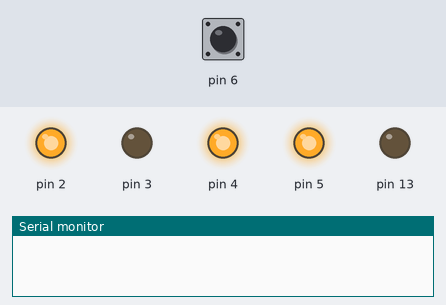
This sketch was run on a simulated Arduino Mega 2560, built with avr-gcc and run on an emulated ATmega2560. Shown: output pins drawn as LEDs (lit = HIGH), the last lines printed to the serial monitor. Inputs (shaded band) come from the test bench; at power-on: pin 6 LOW. The audio player accepts every command and is not drawn.

Above: at 1.7 s.
1.8 s: pin 6 pulsed HIGH 2 times (0.12 s each, 0.3 s apart)
At 2.6 s:
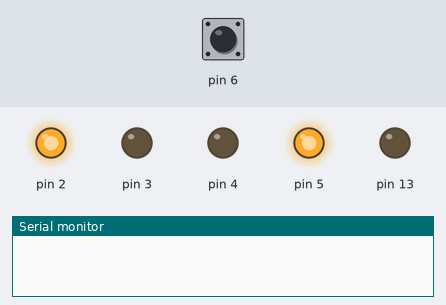
At 7.2 s:
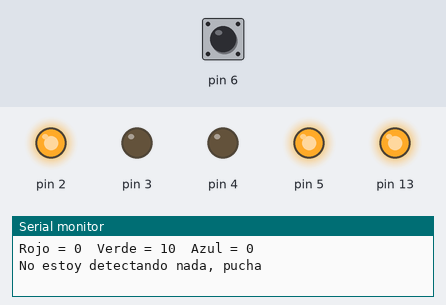
Timing chart, 0 to 11.4 s (numbered marks = the images above; inputs shaded):
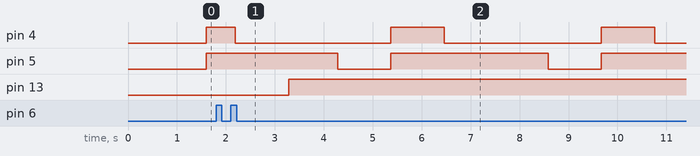

The sketch:

grupo_02-3.ino
```cpp
//archivo .ino
#include "Arduino.h"
#include "DFRobotDFPlayerMini.h"
#include "SoftwareSerial.h"
#include "SensorColor.h"

SensorColor sensorColor;
DFRobotDFPlayerMini myDFPlayer;

//int readColor = 0;
// int provisorio pero se debe ligar a sensor de color
//int colorDetectado = 0;

bool reproduciendo = false;
//varía para reproducir o no
//empieza en no
unsigned long tiempoInicioReproduccion = 0;
const unsigned long duracionReproduccion = 15000;
// declara cuanto dura el audio más largo 15 segundos
// pone el 0 como inicio y 15 como final

String colorDetectado = "NADA";
String ultimoColor = "NADA";

void setup() {

  Serial1.begin(9600);
  Serial.begin(115200);

  sensorColor.configurar();

  if (!myDFPlayer.begin(Serial1, true, true)) {
    Serial.println("Error al iniciar DFPlayer");
    //avisa si no inicia
  }

  myDFPlayer.volume(15);
  //volumen máximo 30

  pinMode(13, OUTPUT);
}

void loop() {
  sensorColor.leer();
  sensorColor.determinarColor();
  sensorColor.mostrarSerial();

  String nuevoColor = sensorColor.colorDetectado;

  // Actualizar colorDetectado solo si hay un color válido
  if (nuevoColor != "NADA") {
    //si detecta un color y no se está reproduciendo y es distinto al color anterior inicia reproducción
    if (!reproduciendo && nuevoColor != colorDetectado) {
      colorDetectado = nuevoColor;
      reproduciendo = true;
      tiempoInicioReproduccion = millis();
      // Inicia el tiempo de reproducción

      // Reproduce audio según el color
      if (colorDetectado == "ROJO") {
        myDFPlayer.playFolder(1, 1);
        // Rojo en carpeta 01, archivo 001
        // el pin 13 va a enviar un high
        digitalWrite(13, HIGH);
        delay(1000);

      } else if (colorDetectado == "AZUL") {
        myDFPlayer.playFolder(2, 2);
        // Azul en carpeta 02, archivo 002
        // el pin 13 va a enviar un high
        digitalWrite(13, HIGH);
        delay(1000);

      } else if (colorDetectado == "NARANJO") {
        myDFPlayer.playFolder(3, 3);
        // Naranjo en carpeta 03, archivo 003
        // el pin 13 va a enviar un high
        digitalWrite(13, HIGH);
        delay(1000);

      } else if (colorDetectado == "VERDE") {
        myDFPlayer.playFolder(4, 4);
        // Verde en carpeta 04, archivo 004
        // el pin 13 va a enviar un high
        digitalWrite(13, HIGH);
        delay(1000);
      }
    }
  } else {
    // Si no hay color, resetea colorDetectado para que no se repita
    colorDetectado = "NADA";
    digitalWrite(13, HIGH);
        delay(1000);
  }

  // Detener reproducción después de cierto tiempo
  if (reproduciendo && (millis() - tiempoInicioReproduccion > duracionReproduccion)) {
    myDFPlayer.stop();
    Serial.println("Audio detenido por tiempo");
    //esta opción ocurre como plan B a la siguiente
    //hay 15 segundos de reproducción no importa la duración del audio
    //en esos 15 segundos no detecta otro color
    reproduciendo = false;
    colorDetectado = "NADA";
  }

  // Opción adicional: detectar si el audio terminó por sí solo
  if (myDFPlayer.available()) {
    //true si se ocurrió algo con el reproductor
    uint8_t tipo = myDFPlayer.readType();
    //dato entero y positivo equivalente a byte (0-255)
    int valor = myDFPlayer.read();
    //dice que audio fue reproducido

    if (tipo == DFPlayerPlayFinished) {
      //si el evento fue que terminó de reproducir ocurre lo siguiente
      Serial.println("Audio finalizado por DFPlayer");
      //devuelve texto en monitor serial
      reproduciendo = false;
      //como terminó de reproducir no reproduce más
      //puede recibir color de nuevo
      colorDetectado = "NADA";
      //Resetea reproductor
    }
  }
}

// Para probar en monitor serial
int obtenerColor() {
  if (Serial.available()) {
    return Serial.parseInt();
    // Escribe un número (1 a 4) en el monitor serial
  }
  return 0;
}
```

Audios.ino
```cpp
// Si se identifica un color se reproduce el audio correspondiente a ese color

//#include "Arduino.h"
//#include "DFRobotDFPlayerMini.h"
//#include "SoftwareSerial.h"

//DFRobotDFPlayerMini myDFPlayer;

//int readColor = 0;
// int provisorio pero se debe ligar a sensor de color
//int colorDetectado = 0;

//bool reproduciendo = false;
//varía para reproducir o no
//empieza en no
//unsigned long tiempoInicioReproduccion = 0;
//const unsigned long duracionReproduccion = 15000;
// declara cuanto dura el audio más largo 15 segundos
// pone el 0 como inicio y 15 como final

//void setup() {
 // Serial1.begin(9600);
 // Serial.begin(115200);

 // if (!myDFPlayer.begin(Serial1, true, true)) {
  //  Serial.println("Error al iniciar DFPlayer");
    //avisa si no inicia
  //}

  //myDFPlayer.volume(12);
  //volumen máximo 30
//}

//void loop() {
  //readColor = obtenerColor();
  //obtenerColor() corresponde a la función del sensor de color

  //if (!reproduciendo && readColor != 0 && readColor != colorDetectado) {
    //si no se está reproduciendo y el color leído no es 0 y readColor no es el colorDetectado
    //esencialmente si el sensor no tiene una lectura válida (1 de 4 colores) sigue leyendo el color
    //si detecta un color inicia reproducción
    //inicia el tiempo de reproducción
   // colorDetectado = readColor;
   // reproduciendo = true;
   // tiempoInicioReproduccion = millis();

    // Reproduce audio según el color
   // if (colorDetectado == 1) {
    //  myDFPlayer.playFolder(1, 1);
      // Rojo en carpeta 01, archivo 001
     // Serial.println("Rojo ");
   // } else if (colorDetectado == 2) {
    //  myDFPlayer.playFolder(2, 2);
      // Azul en carpeta 02, archivo 002
    //  Serial.println("Azul");
   // } else if (colorDetectado == 3) {
    //  myDFPlayer.playFolder(3, 3);
      // Amarillo en carpeta 03, archivo 003
     // Serial.println("Amarillo");
    //} else if (colorDetectado == 4) {
     // myDFPlayer.playFolder(4, 4);
      // Verde en carpeta 04, archivo 004
    //  Serial.println("Verde");
   // }
 // }

  // Detener reproducción después de cierto tiempo
 // if (reproduciendo && (millis() - tiempoInicioReproduccion > duracionReproduccion)) {
  //  myDFPlayer.stop();
   // Serial.println("Audio detenido por tiempo");
    //esta opción ocurre como plan B a la siguiente
    //hay 15 segundos de reproducción no importa la duración del audio
    //en esos 15 segundos no detecta otro color
   // reproduciendo = false;
   // colorDetectado = 0;
 // }

  // Opción adicional: detectar si el audio terminó por sí solo
  //if (myDFPlayer.available()) {
    //true si se ocurrió algo con el reproductor
    //uint8_t tipo = myDFPlayer.readType();
    //dato entero y positivo equivalente a byte (0-255)
    //lee el evento del DFPlayer
    //int valor = myDFPlayer.read();
    //dice que audio fue reproducido

    //if (tipo == DFPlayerPlayFinished) {
      //si el evento fue que terminó de reproducir ocurre lo siguiente
      //Serial.println("Audio finalizado por DFPlayer");
      //devuelve texto en monitor serial
     // reproduciendo = false;
      //como terminó de reproducir no reproduce más
      //puede recibir color de nuevo
     // colorDetectado = 0;
      //Resetea reproductor
   // }
 // }
//}

// Para probar en monitor serial
//int obtenerColor() {
 // if (Serial.available()) {
   // return Serial.parseInt();
// Escribe un número (1 a 4) en el monitor serial
  //}
  //return 0;
//}
```

Biblioteca.ino
```cpp
// Va la bibliotecas que se utilicen para que corra el código
// van con #include
// void biblioteca(){

// #include <Wire.h>
// #include <Adafruit_GFX.h>
// #include <Adafruit_SSD1306.h>

// // Configuración de la pantalla OLED
// #define ANCHO_PANTALLA 128
// #define ALTO_PANTALLA 64
// #define OLED_RESET    -1
// Adafruit_SSD1306 display(ANCHO_PANTALLA, ALTO_PANTALLA, &Wire, OLED_RESET);

// }
```

Pantalla.ino
```cpp
// // Pantalla LCD Oled 1.3" 128x64 caracteres azules
// // reproduce fotogramas
// // configurar pantalla

//#include <Adafruit_GFX.h>
//#include <Adafruit_GC9A01A.h>
//#include <SPI.h>

// Pines (ajusta según tu conexión)
//#define TFT_CS   10
//#define TFT_DC   9
//#define TFT_RST  8
//#define SIGNAL_PIN A5

//Adafruit_GC9A01A tft(TFT_CS, TFT_DC, TFT_RST);

// Imagen en blanco y negro (pega tu array aquí)
//const unsigned char epd_bitmap_Mesa_de_trabajo_1jjj [] PROGMEM = {

//};

// --- Tamaño exacto de tu imagen ---
//#define IMG_WIDTH  240
//#define IMG_HEIGHT 240

// --- Función para dibujar imagen en B/N ---
//void drawBitmapBW(int16_t x, int16_t y, const unsigned char *bitmap, int16_t w, int16_t h, uint16_t color) {
  //int byteWidth = (w + 7) / 8; // cada byte = 8 píxeles
  //for (int j = 0; j < h; j++) {
    //for (int i = 0; i < w; i++) {
      //if (pgm_read_byte(bitmap + j * byteWidth + i / 8) & (128 >> (i & 7))) {
        //tft.drawPixel(x + i, y + j, color);
     // }
   // }
 // }
//}

//void setup() {
  //tft.begin();
  //tft.setRotation(0);
  //tft.fillScreen(GC9A01A_BLACK);

  //pinMode(SIGNAL_PIN, INPUT);
  //Serial.begin(9600);

  // Mostrar la imagen monocroma
  //drawBitmapBW(0, 0, epd_bitmap_Mesa_de_trabajo_1jjj, IMG_WIDTH, IMG_HEIGHT, GC9A01A_WHITE);
//}

//void loop() {
// condicional que hace que cuando recibo la señal en el pin A5 la booleana señalRecibida sera verdadera
//AnalogIn(5) = señalRecibida
// hay que hacer una booleana que se llame recibir señal
//bool señalRecibida
// cuando recibo una señal en el pin a5 del analogo
//if (señalRecibida = true){
 //drawBitmapBW(0, 0, epd_bitmap_Mesa_de_trabajo_1jjj, IMG_WIDTH, IMG_HEIGHT, GC9A01A_WHITE);


//void loop() {
  //int estado = digitalRead(SIGNAL_PIN);

  //if (estado == HIGH) {
    //drawBitmapBW(0, 0, epd_bitmap_Mesa_de_trabajo_1jjj, IMG_WIDTH, IMG_HEIGHT, GC9A01A_WHITE);
//}


//}
```

SensorColor.cpp
```cpp
//archivo .cpp
#include "SensorColor.h"


// constructor
SensorColor::SensorColor() {
}

// destructor
SensorColor::~SensorColor() {
}

void SensorColor::configurar() {

  //definir patita de entrada solo si es necesario
  pinMode(SensorColor::patitaS0, OUTPUT);
  pinMode(SensorColor::patitaS1, OUTPUT);
  pinMode(SensorColor::patitaS2, OUTPUT);
  pinMode(SensorColor::patitaS3, OUTPUT);
  pinMode(SensorColor::patitaSalida, OUTPUT);

  // Escala de frecuencia al 20%
  digitalWrite(SensorColor::patitaS0, HIGH);
  digitalWrite(SensorColor::patitaS1, LOW);

  // Activar sensor
  digitalWrite(SensorColor::patitaActivar, LOW);

  pinMode(SensorColor::patitaSalida, INPUT);
}

void SensorColor::leer() {
  // Leer valores normalizados
  SensorColor::lecturaRojo = SensorColor::leerRojo();
  SensorColor::lecturaVerde = SensorColor::leerVerde();
  SensorColor::lecturaAzul = SensorColor::leerAzul();
}

int SensorColor::leerRojo() {

  digitalWrite(SensorColor::patitaS2, LOW);
  digitalWrite(SensorColor::patitaS3, LOW);
  int valor = pulseIn(SensorColor::patitaSalida, LOW);
  delay(SensorColor::tiempoPausa);
  return normalizar(valor, 2000);
}

int SensorColor::leerVerde() {
  digitalWrite(SensorColor::patitaS2, HIGH);
  digitalWrite(SensorColor::patitaS3, HIGH);
  int valor = pulseIn(SensorColor::patitaSalida, LOW);
  delay(SensorColor::tiempoPausa);
  return normalizar(valor, 2000);
}

int SensorColor::leerAzul() {
  digitalWrite(SensorColor::patitaS2, LOW);
  digitalWrite(SensorColor::patitaS3, HIGH);
  int valor = pulseIn(SensorColor::patitaSalida, LOW);
  delay(SensorColor::tiempoPausa);
  return normalizar(valor, 2000);
}

int SensorColor::normalizar(int valor, int maximoEntrada) {
  if (valor > maximoEntrada) {
    valor = maximoEntrada;
  }
  return (valor * 50) / maximoEntrada;  // Escala proporcional
}

bool SensorColor::cercaDe(int valor, int objetivo) {
  // tolerancia 0 (puedes subirla a 1 o 2 si es inestable)
  return abs(valor - objetivo) <= 1;
}

void SensorColor::determinarColor() {


  if (SensorColor::cercaDe(SensorColor::lecturaRojo, 0)
      && SensorColor::cercaDe(SensorColor::lecturaVerde, 0)
      && SensorColor::cercaDe(SensorColor::lecturaAzul, 0)) {
    SensorColor::colorDetectado = "VERDE";
  } else if (SensorColor::cercaDe(SensorColor::lecturaRojo, 16)
             && SensorColor::cercaDe(SensorColor::lecturaVerde, 10)
             && SensorColor::cercaDe(SensorColor::lecturaAzul, 10)) {
    SensorColor::colorDetectado = "NARANJO";
    obtenerColor = 4;
  } else if (SensorColor::cercaDe(SensorColor::lecturaRojo, 18)
             && SensorColor::cercaDe(SensorColor::lecturaVerde, 14)
             && SensorColor::cercaDe(SensorColor::lecturaAzul, 11)) {
    SensorColor::colorDetectado = "ROJO";
    obtenerColor = 1;
  } else if (SensorColor::cercaDe(SensorColor::lecturaRojo, 9)
             && SensorColor::cercaDe(SensorColor::lecturaVerde, 9)
             && SensorColor::cercaDe(SensorColor::lecturaAzul, 6)) {
    SensorColor::colorDetectado = "AZUL";
    obtenerColor = 3;
  }
}


void SensorColor::mostrarSerial() {

  Serial.print("Rojo = ");
  Serial.print(lecturaRojo);
  Serial.print("  Verde = ");
  Serial.print(lecturaVerde);
  Serial.print("  Azul = ");
  Serial.println(lecturaAzul);

  if (SensorColor::colorDetectado != "NADA") {
    Serial.println("Detecto " + SensorColor::colorDetectado);
  } else {
    Serial.println("No estoy detectando nada, pucha");

  }
}
```

SensorColor.h
```cpp
//archivo .h

#ifndef SENSOR_COLOR_H
#define SENSOR_COLOR_H

// Sensor Reconocimiento de Color Tcs230 - Tcs3200
// se reconoce el color
// Color clasificados por R,G,B
// Se clasifican 4 Colores

#include <Arduino.h>

class SensorColor {

public:
  //////////////////////
  // funciones - metodos
  //////////////////////

  // constructor
  SensorColor();

  // destructor
  ~SensorColor();

  void configurar();

  void leer();
  int leerRojo();
  int leerVerde();
  int leerAzul();

  int normalizar(int valor, int maximoEntrada);
  bool cercaDe(int valor, int objetivo);


  void determinarColor();

  void mostrarSerial();

  ////////////////////////
  // variables - atributos
  ////////////////////////

  int lecturaRojo = 0;
  int lecturaVerde = 0;
  int lecturaAzul = 0;

  int tiempoPausa = 90;

  // patitas del sensor
  int patitaS0 = 2;
  int patitaS1 = 3;
  int patitaS2 = 4;
  int patitaS3 = 5;
  int patitaSalida = 6;
  int patitaActivar = 7;
  // #define S0 2
  // #define S1 3
  // #define S2 4
  // #define S3 5
  // #define salidaSensorOut 6
  // #define OE 7   // Pin para activar/desactivar el sensor

  String colorDetectado = "NADA";

int obtenerColor;
};

#endif
```

porHacer.ino
```cpp
// NARANJO
// Información o código bruto de fotogramas de animación Amarillo
// Amarillo = felicidad
// animación ojos felices

// VERDE
// Información o código bruto de fotogramas de animación Verde
// Verde = Loco
// animación ojos locos


// AZUL
// Información o código bruto de fotogramas de animación Azul
// Azul = triste
// animación ojos tristes
// MAS AZUL
// Da la acción a la respuesta del color Azul
// activa audio
// activa animación
// funciona en base a if


// ROJO
// Información o código bruto de fotogramas de animación Rojo
// Rojo = enojado
// animación ojos enojados

// STANDBY
// Información o código bruto de fotogramas de animación StandBy
```

ConfiguracionConexiones.ino
```cpp
// Definir pines del sensor de color
// tiene 8 pines
// VCC a 5V
// GND a GND
// OE a 2

// S0 y S1 controlan la potencia
// Se usan para establecer la escala de frecuencia al 20 %, que es un valor común cuando se usa este sensor de color con un Arduino
//#define S0 2
//#define S1 3
// S2 y S3 controlan los fotodiodos de cada color
// Estos pines se utilizarán para seleccionar la escala de frecuencia y el color que se desea leer
//#define S2 4
//#define S3 5

// Out define la salida = respuesta de colores
//#define sensorColorOut 6

// https://afel.cl/products/sensor-reconocimiento-de-color-tcs230-tcs3200

//Definir pines de la pantalla
// tiene 4 pines
//#define 7
//#define 8

// https://afel.cl/products/pantalla-lcd-oled-1-3-128x64-caracteres-azules

//Definir pines del modulo reprodctor mp3
//#define 9
//#define 10

// https://afel.cl/products/modulo-reproductor-mp3-dfplayer-mini
```

Measured:
- after the input at 1.8 s, pin 5: alternates HIGH for 3.2 s and LOW for 1.1 s, starting after 2.5 s; pin 13: LOW → HIGH after 1.5 s instead of 2.0 s
- by itself, pin 4: alternates HIGH for 1.1 s and LOW for 3.2 s
